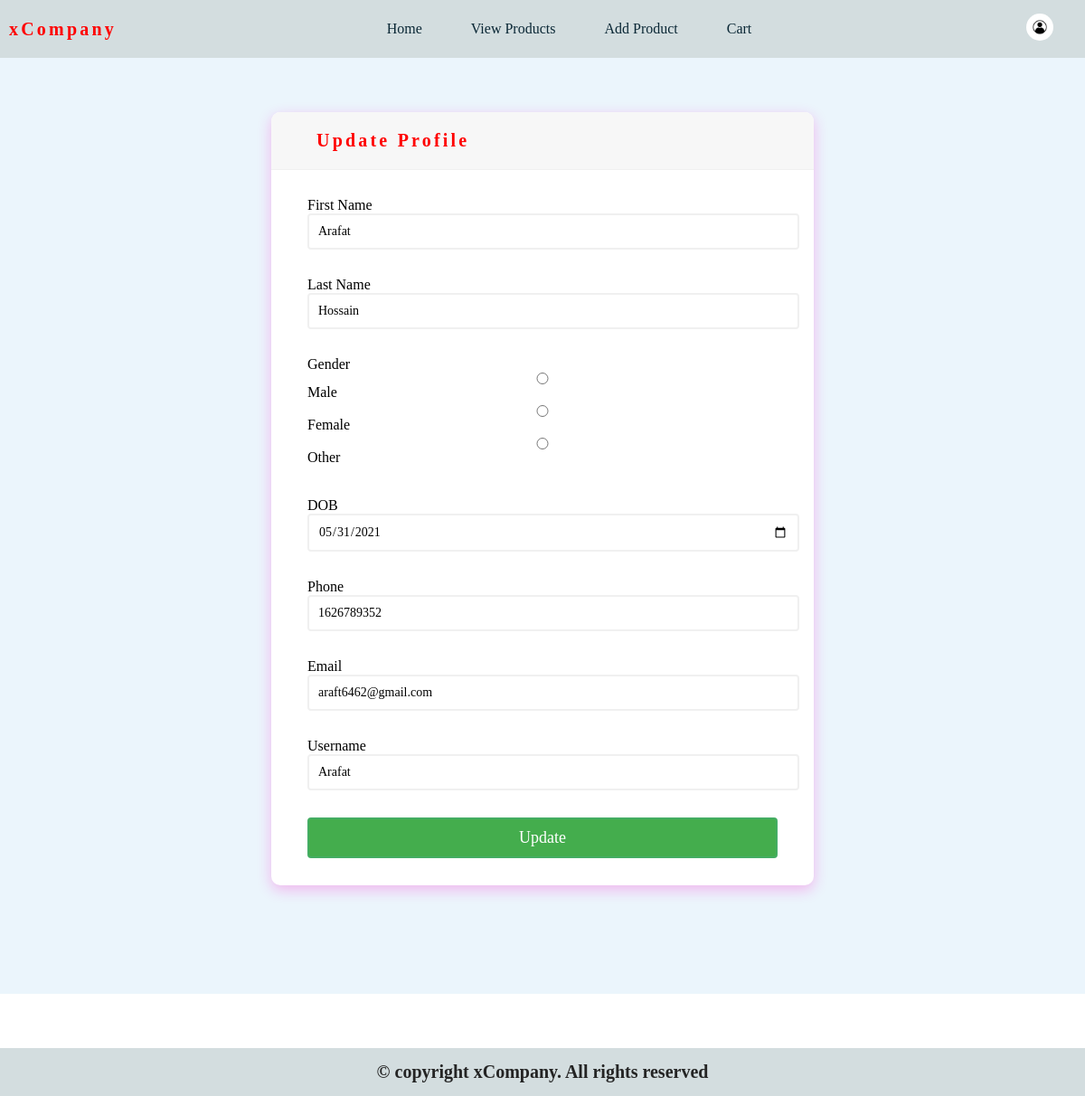
Screenshot of /Controller/updateprofile.php (signed in) with the database file from the repository.
### tables this page shows
CREATE TABLE `registration` (
  `Firstname` varchar(15) NOT NULL,
  `Lastname` varchar(15) NOT NULL,
  `Gender` varchar(10) NOT NULL,
  `DOB` date NOT NULL,
  `Religion` varchar(15) NOT NULL,
  `Presentaddress` varchar(100) DEFAULT NULL,
  `Permanentaddress` varchar(100) DEFAULT NULL,
  `Phone` int(15) NOT NULL,
  `Email` varchar(30) NOT NULL,
  `Website` varchar(50) DEFAULT NULL,
  `Username` varchar(15) NOT NULL,
  `Password` varchar(15) NOT NULL,
  `id` int(100) NOT NULL
);

### Model/dbupdateprofile.php (called while the page is built, shortened)
<?php
	function getProfileData($profileID)
	 {
 		$conn = connect();
 		$statement = $conn->prepare("SELECT * FROM registration WHERE Username = ?");
 		$statement->bind_param("s", $profileID);
		$statement->execute();
		$records = $statement->get_result();
		return $records->fetch_all(MYSQLI_ASSOC);
	}
 ?>

### Controller/updateprofile.php (the view, shortened to what this page needs)
 <!DOCTYPE html>
 <html lang="en">
 <head>
    <link rel="stylesheet" href="../View/css/updateprofile.css?v <?php echo time(); ?>">
 </head>
 <body>
 	<?php
    include('../View/html/header.php');
    include('../Model/dbupdateprofile.php');
  $Firstname = "";
  $Lastname = "";
  $DOB = "";
  $Phone = "";
  $Email = "";
  $Username = "";
            $profile_id = $_SESSION['s_id'];
            $profile_data = getProfileData($profile_id);
            for ( $i = 0; $i < count($profile_data); $i++)
            {
                    if($profile_data[$i]["Username"] == $profile_id)
                    {
                        $Firstname = $profile_data[$i]['Firstname'];
                        $Lastname = $profile_data[$i]['Lastname'];
                        $DOB = $profile_data[$i]['DOB'];
                        $Phone = $profile_data[$i]['Phone'];
                        $Email = $profile_data[$i]['Email'];
                        $Username = $profile_data[$i]['Username'];
                    }
            }
    ?>
  <div class="body">
  <div class="container">
        <div class="header">
            <h2 class="title">Update Profile</h2>
        </div>
        <form action="<?php echo htmlspecialchars(($_SERVER['PHP_SELF'])); ?>" class="form" id="form" method = "POST" onsubmit="return jsValid();">
            <div class="form-control">
                <lable>First Name</lable>
                <input type="text" placeholder="" id="Firstname" name="Firstname" value="<?php echo $Firstname ?>" >
            </div>
            <div class="form-control">
                <lable>Last Name</lable>
                <input type="text" placeholder="" id="Lastname" name="Lastname" value="<?php echo $Lastname ?>">
            </div>
            <div class="form-control">
                <lable>Gender</lable>
                    <input type="radio"  id="Male" name="Gender" value="Male">
                    <label for="Male">Male</label>
                    <input type="radio"  id="Female" name="Gender" value="Female">
                    <label for="Female">Female</label>
                    <input type="radio"  id="Other" name="Gender" value="Other">
                    <label for="Other">Other</label>
            </div>
            <div class="form-control">
                <lable>DOB</lable>
                <input type="date" placeholder="" id="Dob" name="DOB" value="<?php echo $DOB ?>">
            </div>
            <div class="form-control">
                <lable>Phone</lable>
                <input type="number" placeholder="" id="Phone" name="Phone" value="<?php echo $Phone ?>">
            </div>
            <div class="form-control">
                <lable>Email</lable>
                <input type="email" placeholder="" id="Email" name="Email" value="<?php echo $Email ?>">
            </div>
            <div class="form-control">
                <lable>Username</lable>
                <input type="text" placeholder="" id="Username" name="Username" value="<?php echo $Username ?>">
            </div>
            <button type="submit">Update</button>
        </form>
    </div>
    </div>
</body>
</html>

### View/css/updateprofile.css (style rules this page uses)
.body { background-color: #ebf5fc; font-family: 'Open Sans', sans-serif; display: flex; align-items: center; justify-content: center; min-height: 100vh; margin: 0; padding-top: 5%; padding-bottom: 10%; }
.container { background-color: #fff; border-radius: 10px; box-shadow: 0 2px 5px rgba(0, 0, 0, .3); width: 600px; max-width: 100%; overflow: hidden; box-shadow: 0 5px 15px #ff29d14d; }
.header { background-color: #f7f7f7; border-bottom: 1px solid #f0f0f0; padding: 20px 40px; display: flex; justify-content: space-between; align-items: center; }
.title { font-weight: 800; font-size: 20px; padding: 0 10px; letter-spacing: 1rem; cursor: pointer; text-decoration: none; color: black; }
.form { padding: 30px 40px; }
.form-control { margin-bottom: 10px; padding-bottom: 20px; position: relative; }
.form-control label { display: inline-block; margin-bottom: 5px; }
.form-control input { border: 2px solid #f0f0f0; border-radius: 4px; display: block; font-size: 14px; font-family: inherit; padding: 10px; width: 100%; }
.form button { background-color: #44ad4d; border: 2px solid #44ad63; border-radius: 4px; color: #fff; display: block; font-size: 18px; padding: 10px; width: 100%; }

### View/html/header.php (style rules this page uses)
* { margin: 0; padding: 0; font-family: Verdana; }
body { background-color: #fff; min-height: calc(100vh); }
a, h1, li, button { text-decoration: none; color: #0B2836; }
.title { font-weight: 800; font-size: 20px; padding: 0 10px; letter-spacing: .2rem; cursor: pointer; color: red; }

### rows the page displays
registration: Firstname "Arafat", Lastname "Hossain", DOB "05/31/2021", Phone "1626789352", Email "araft6462@gmail.com", Username "Arafat"
